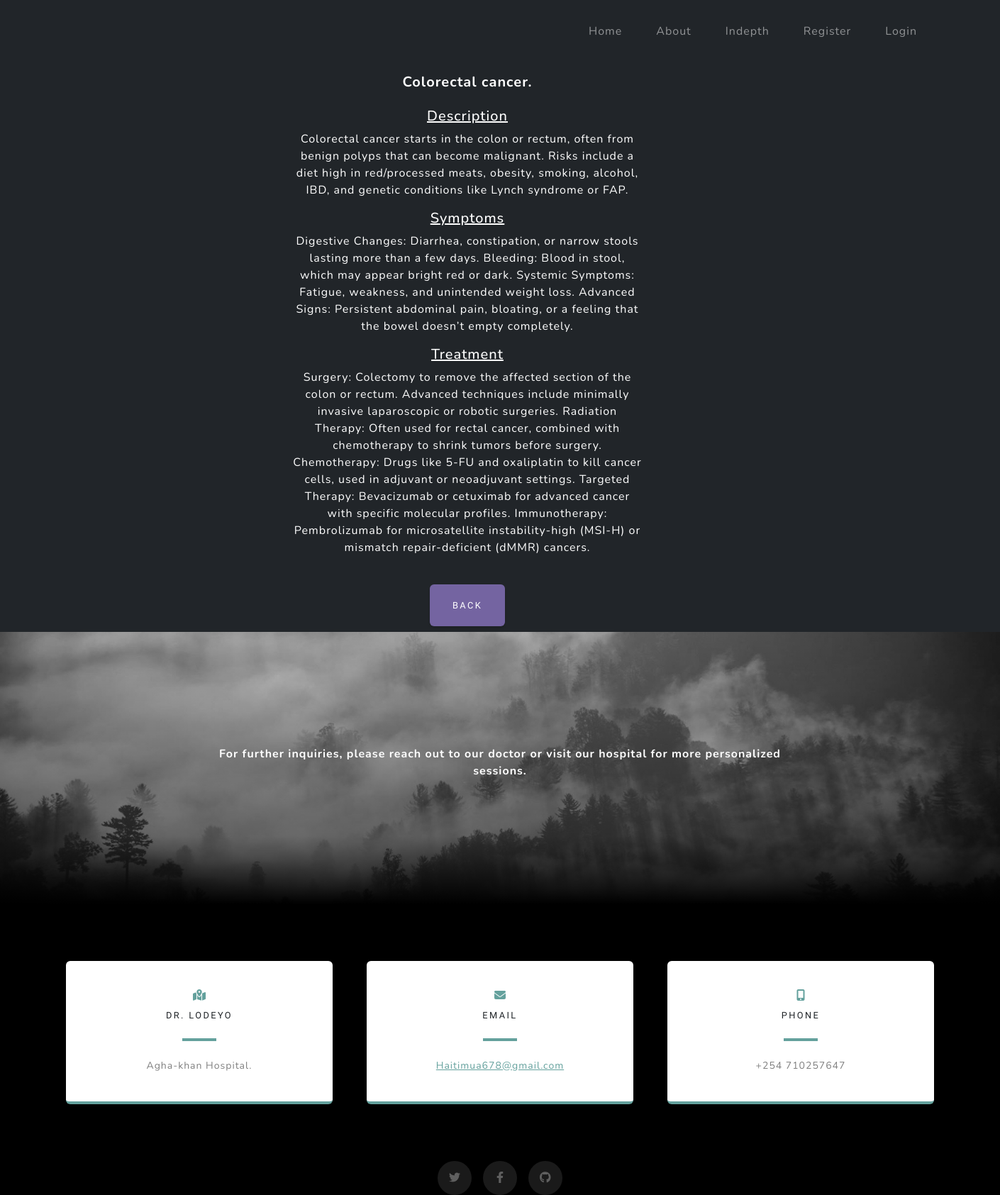
Screenshot of /cancer/4 with the database file from the repository.
### Neoplasm/models.py (models this page shows, shortened)
class Cancer(models.Model):
    type_of_cancer = models.CharField(max_length=35)
    description = models.CharField(max_length=3000)
    symptoms = models.CharField(max_length=5000)
    treatment = models.CharField(max_length=5000)

### Neoplasm/views.py (the view)
# urls.py: path('cancer/<int:pk>', views.disease, name='disease'),
def disease(request,pk):
    cancer= Cancer.objects.get(id=pk)
    return render(request,'disease.html',{'cancer':cancer})

### Neoplasm/templates/disease.html
{% extends 'base.html' %}
{% load static %}
{% block content%}
<div class=" container_disease bg-dark" >
<br/>
<div class="mx-auto p-2 text-white" style="width: 1000px;">
    <div class="row g-0">
        <div class="col-md-6">
        <div class="card-body">
            <center id="disease">
                <br/><br/><br/>
            <h5 class="card-title"><b>{{ cancer.type_of_cancer}}</b></h5>
            <br/>
            <h5> <u>Description</u></h5>
            <p class="card-text">{{ cancer.description}}</p>
            <h5> <u>Symptoms</u></h5>
            <p class="card-text">{{cancer.symptoms}}</p>
            <h5> <u>Treatment</u></h5>
            <p class="card-text">{{cancer.treatment}}</p>
            <br/>
            <a href="{% url 'types'%}" class="btn btn-secondary">Back</a>
            </center>
        </div>
        </div>
    </div>
    </div>
</div>
<section class="signup-section" id="signup">
    <div class="container px-4 px-lg-5">
        <div class="row gx-4 gx-lg-5">
            <div class="col-md-10 col-lg-8 mx-auto text-center">
                <p class="text-white text-lg-right"><b>For further inquiries, please reach out to our doctor or visit our hospital for more personalized sessions.</b></p>
            </div>
        </div>
    </div>
</section>
<section class="contact-section bg-black">
    <div class="container px-4 px-lg-5">
        <div class="row gx-4 gx-lg-5">
            <div class="col-md-4 mb-3 mb-md-0">
                <div class="card py-4 h-100">
                    <div class="card-body text-center">
                        <i class="fas fa-map-marked-alt text-primary mb-2"></i>
                        <h4 class="text-uppercase m-0">Dr. LOdeyo</h4>
                        <hr class="my-4 mx-auto" />
                        <div class="small text-black-50">Agha-khan Hospital.</div>
                    </div>
                </div>
            </div>
            <div class="col-md-4 mb-3 mb-md-0">
                <div class="card py-4 h-100">
                    <div class="card-body text-center">
                        <i class="fas fa-envelope text-primary mb-2"></i>
                        <h4 class="text-uppercase m-0">Email</h4>
                        <hr class="my-4 mx-auto" />
                        <div class="small text-black-50"><a href="#!">Haitimua678@gmail.com</a></div>
                    </div>
                </div>
            </div>
            <div class="col-md-4 mb-3 mb-md-0">
                <div class="card py-4 h-100">
                    <div class="card-body text-center">
                        <i class="fas fa-mobile-alt text-primary mb-2"></i>
                        <h4 class="text-uppercase m-0">Phone</h4>
                        <hr class="my-4 mx-auto" />
                        <div class="small text-black-50">+254 710257647</div>
                    </div>
                </div>
            </div>
        </div>
        <div class="social d-flex justify-content-center">
            <a class="mx-2" href="#!"><i class="fab fa-twitter"></i></a>
            <a class="mx-2" href="#!"><i class="fab fa-facebook-f"></i></a>
            <a class="mx-2" href="#!"><i class="fab fa-github"></i></a>
        </div>
    </div>
</section>
{% endblock %}

### rows the page displays
Cancer: type_of_cancer "Colorectal cancer.", description "Colorectal cancer starts in the colon or rectum, often from benign polyps that can become malignant. Risks include a diet high in red/processed meats, obesity, smoking, alcohol, IBD, and genetic conditions like Lynch syndrome or FAP.", symptoms "Digestive Changes: Diarrhea, constipation, or narrow stools lasting more than a few days. Bleeding: Blood in stool, which may appear bright red or dark. Systemic Symptoms: Fatigue, weakness, and unintended weight loss. Advanced Signs: Persistent abdominal pain, bloating, or a feeling that the bowel doesn’t empty completely.", treatment "Surgery: Colectomy to remove the affected section of the colon or rectum. Advanced techniques include minimally invasive laparoscopic or robotic surgeries. Radiation Therapy: Often used for rectal cancer, combined with chemotherapy to shrink tumors before surgery. Chemotherapy: Drugs like 5-FU and oxaliplatin to kill cancer cells, used in adjuvant or neoadjuvant settings. Targeted Therapy: Bevacizumab or cetuximab for advanced cancer with specific molecular profiles. Immunotherapy: Pembrolizumab for microsatellite instability-high (MSI-H) or mismatch repair-deficient (dMMR) cancers."
